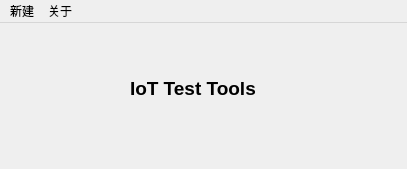
<?xml version="1.0" encoding="UTF-8"?>
<ui version="4.0">
 <class>MainWindow</class>
 <widget class="QMainWindow" name="MainWindow">
  <property name="geometry">
   <rect>
    <x>0</x>
    <y>0</y>
    <width>407</width>
    <height>169</height>
   </rect>
  </property>
  <property name="windowTitle">
   <string>IoT Test Tool</string>
  </property>
  <property name="styleSheet">
   <string notr="true">/**正常情况下样式**/
QPushButton{
	font: 10pt &quot;微软雅黑&quot;;
    color: #2f3640;
    background-color: #f5f6fa;
    border-color: #2f3640;
    border-radius: 15px;
    border-style: solid;
    border-width: 2px;
    padding: 5px;
}

/**鼠标停留在按钮上的样式**/
QPushButton::hover{	
    color: #FFFFFF;
    background-color: #718093;
    border-color: #2f3640;
}

/**鼠标按压下去的样式**/
QPushButton::pressed,QPushButton::checked{
    color: #FFFFFF;
    background-color: qlineargradient(spread:pad, x1:0, y1:0, x2:0, y2:1, stop:0 #273c75, stop:1 #487eb0);
}

/**按钮失能情况下样式**/
QPushButton::disabled{
    color: #FFFFFF;
    background-color: #dcdde1;
    border-color: #dcdde1;
}</string>
  </property>
  <widget class="QWidget" name="centralwidget">
   <widget class="QLabel" name="label">
    <property name="geometry">
     <rect>
      <x>130</x>
      <y>40</y>
      <width>141</width>
      <height>51</height>
     </rect>
    </property>
    <property name="font">
     <font>
      <family>Arial</family>
      <pointsize>14</pointsize>
      <bold>true</bold>
     </font>
    </property>
    <property name="text">
     <string>IoT Test Tools</string>
    </property>
   </widget>
  </widget>
  <widget class="QMenuBar" name="menubar">
   <property name="geometry">
    <rect>
     <x>0</x>
     <y>0</y>
     <width>407</width>
     <height>21</height>
    </rect>
   </property>
   <widget class="QMenu" name="menu1">
    <property name="title">
     <string>新建</string>
    </property>
    <addaction name="actionMQTT"/>
    <addaction name="actionCOAP"/>
    <addaction name="actionMoodbus_Client"/>
   </widget>
   <widget class="QMenu" name="menu2">
    <property name="title">
     <string>关于</string>
    </property>
    <addaction name="actionAbout"/>
   </widget>
   <addaction name="menu1"/>
   <addaction name="menu2"/>
  </widget>
  <action name="actionMQTT">
   <property name="text">
    <string>MQTT Client</string>
   </property>
  </action>
  <action name="actionCOAP">
   <property name="text">
    <string>COAP Client</string>
   </property>
  </action>
  <action name="actionAbout">
   <property name="text">
    <string>About</string>
   </property>
  </action>
  <action name="actionMoodbus_Client">
   <property name="text">
    <string>Modbus Client</string>
   </property>
  </action>
 </widget>
 <resources/>
 <connections/>
</ui>
